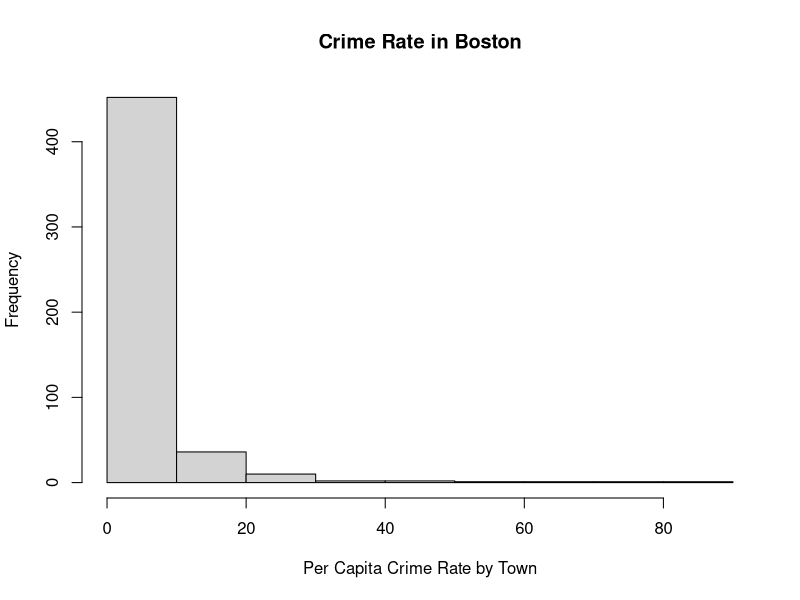
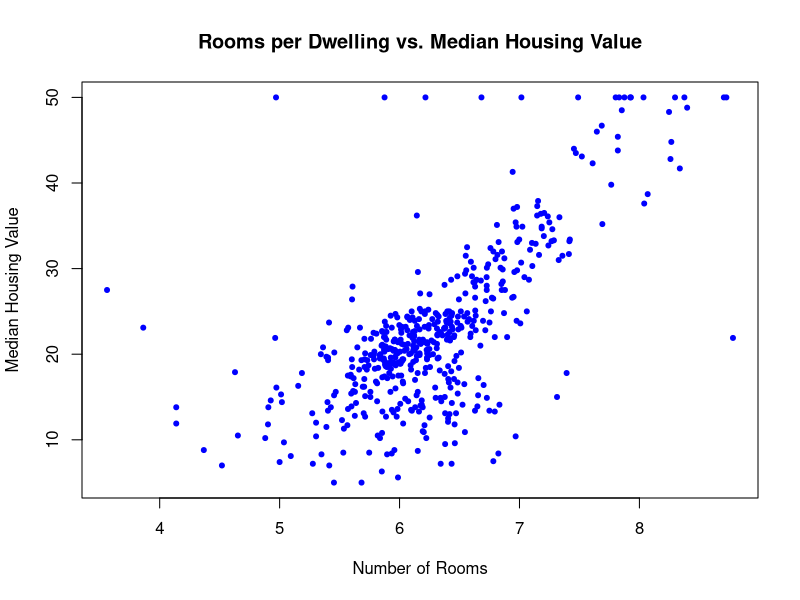
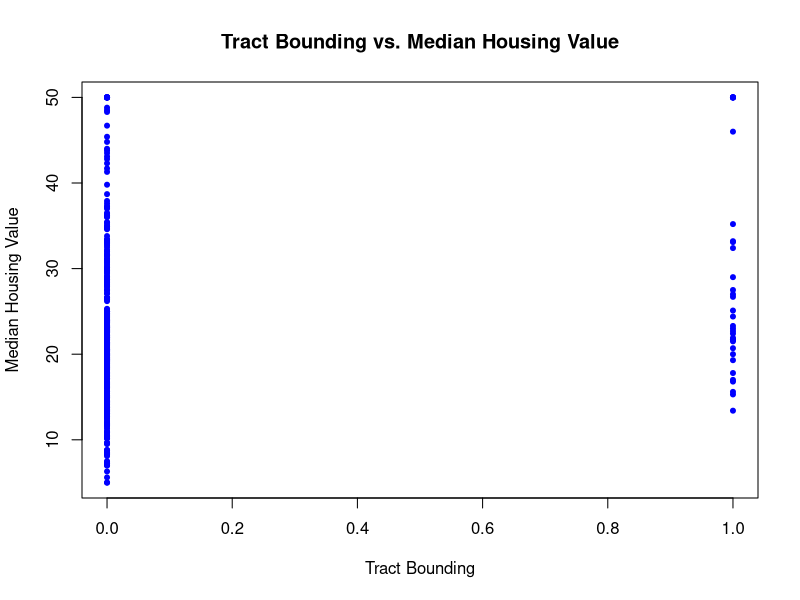
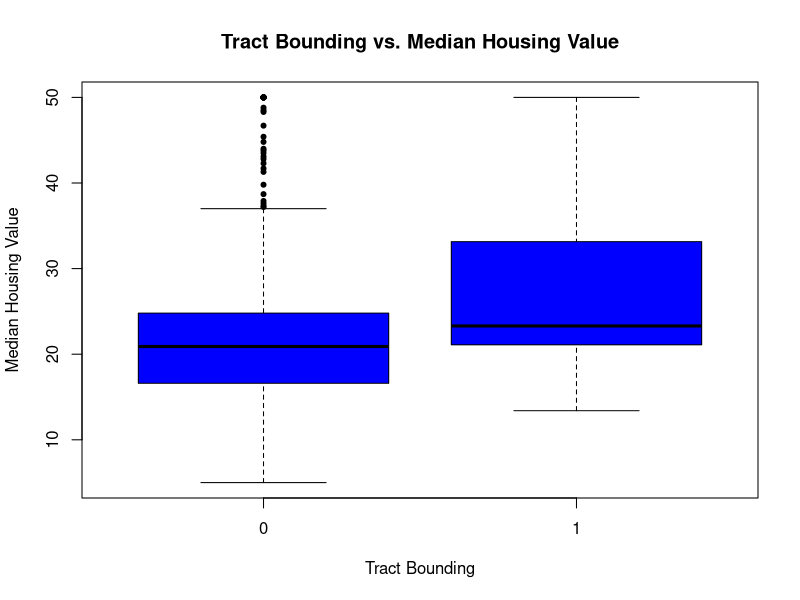
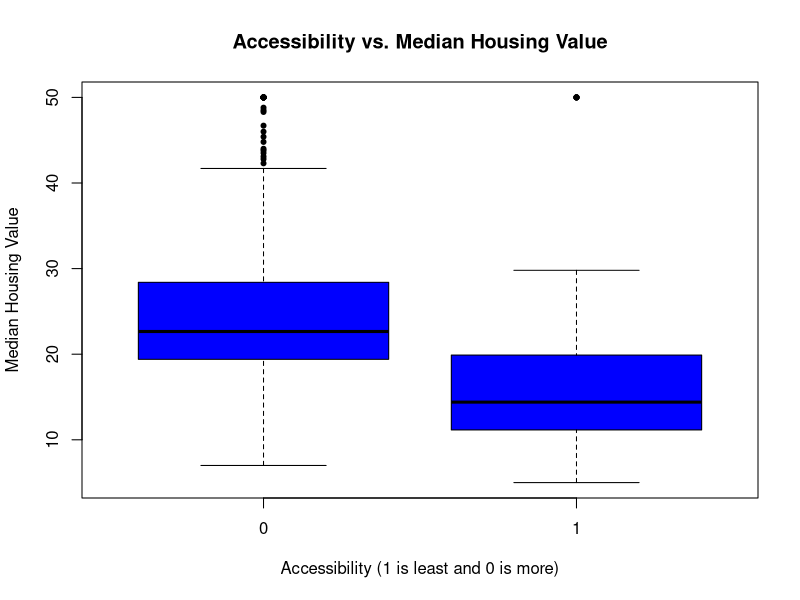

Generate these figures, in order, with R:
## ---- chunk 1
library(MASS)
#loading data set
data(Boston)
str(Boston)
## ---- chunk 2
#display the first few rows
head(Boston)
#display the last 2 rows
tail(Boston, n = 2)
#display row 5
Boston[5,]
#display the first few rows of column 1 by combining head() and indexing
head(Boston)[1]
#display the variable names
names(Boston)
## ---- chunk 3
#mean, median, range of the crime column
mean(Boston$crim)
median(Boston$crim)
range(Boston$crim)
## ---- chunk 4
#histogram of the crime column
hist(Boston$crim, main = "Crime Rate in Boston", xlab = "Per Capita Crime Rate by Town", )
## ---- chunk 5
#correlation between crime and the median house value
cor(Boston$crim, Boston$medv)
## ---- chunk 6
#plot showing the median value vs number of rooms
plot(Boston$rm, Boston$medv, pch=20, col="blue",
main="Rooms per Dwelling vs. Median Housing Value", xlab="Number of Rooms", ylab="Median Housing Value")
#correlation between these two variables
cor(Boston$rm, Boston$medv)
## ---- chunk 7
is.factor(Boston$chas)
#plot of median housing value and chas
plot(Boston$chas, Boston$medv, pch=20, col="blue",
main="Tract Bounding vs. Median Housing Value", xlab="Tract Bounding", ylab="Median Housing Value")
Boston$chas <- as.factor(Boston$chas)
#plot of median housing value and chas as factor
plot(Boston$chas, Boston$medv, pch=20, col="blue",
main="Tract Bounding vs. Median Housing Value", xlab="Tract Bounding", ylab="Median Housing Value")
## ---- chunk 8
#rad variable
Boston$rad
summary(Boston$rad)
unique(Boston$rad)
sum(Boston$rad==24)
#percentage of variables with rad of 24
sum(Boston$rad==24)/sum(Boston$rad>0)
## ---- chunk 9
far <- Boston$rad
#far is true of rad = 24
for(i in 1:length(far)) {
  if(far[i]==24) {
    far[i] <- TRUE
  } else {
    far[i] <- FALSE
  }
}
far <- as.factor(far)
#plot of accessibility of 24 vs 1-23 and median housing value
plot(far, Boston$medv, pch=20, col="blue", main="Accessibility vs. Median Housing Value", xlab="Accessibility (1 is least and 0 is more)", ylab="Median Housing Value")
## ---- chunk 10
#crim
summary(Boston$crim)
#rm
summary(Boston$rm)
#lstat
summary(Boston$lstat)
#medv
summary(Boston$medv)
#neighborhood with highest median housing value
which.max(Boston$medv)
Boston[162, c(1, 6, 13, 14)]
